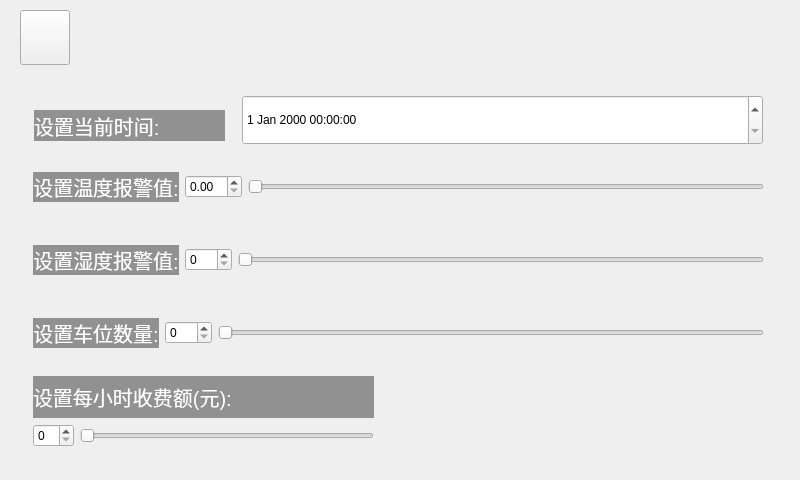
<?xml version="1.0" encoding="UTF-8"?>
<ui version="4.0">
 <class>setting</class>
 <widget class="QWidget" name="setting">
  <property name="geometry">
   <rect>
    <x>0</x>
    <y>0</y>
    <width>800</width>
    <height>480</height>
   </rect>
  </property>
  <property name="minimumSize">
   <size>
    <width>800</width>
    <height>480</height>
   </size>
  </property>
  <property name="maximumSize">
   <size>
    <width>800</width>
    <height>480</height>
   </size>
  </property>
  <property name="windowTitle">
   <string>Form</string>
  </property>
  <widget class="QPushButton" name="pushButton">
   <property name="geometry">
    <rect>
     <x>20</x>
     <y>10</y>
     <width>50</width>
     <height>55</height>
    </rect>
   </property>
   <property name="minimumSize">
    <size>
     <width>50</width>
     <height>55</height>
    </size>
   </property>
   <property name="maximumSize">
    <size>
     <width>50</width>
     <height>55</height>
    </size>
   </property>
   <property name="focusPolicy">
    <enum>Qt::NoFocus</enum>
   </property>
   <property name="styleSheet">
    <string notr="true">border-image: url(:/icon/icon/back1.png);</string>
   </property>
   <property name="text">
    <string/>
   </property>
  </widget>
  <widget class="QWidget" name="layoutWidget">
   <property name="geometry">
    <rect>
     <x>33</x>
     <y>157</y>
     <width>731</width>
     <height>61</height>
    </rect>
   </property>
   <layout class="QGridLayout" name="gridLayout">
    <item row="0" column="0">
     <widget class="QLabel" name="label_2">
      <property name="font">
       <font>
        <pointsize>15</pointsize>
       </font>
      </property>
      <property name="styleSheet">
       <string notr="true">color: rgb(255, 255, 255);
background-color: rgba(0, 0, 0, 100);</string>
      </property>
      <property name="text">
       <string>设置温度报警值:</string>
      </property>
      <property name="alignment">
       <set>Qt::AlignCenter</set>
      </property>
     </widget>
    </item>
    <item row="0" column="1">
     <widget class="QDoubleSpinBox" name="temp_doubleSpinBox">
      <property name="focusPolicy">
       <enum>Qt::ClickFocus</enum>
      </property>
     </widget>
    </item>
    <item row="0" column="2">
     <widget class="QSlider" name="temp_horizontalSlider">
      <property name="minimumSize">
       <size>
        <width>0</width>
        <height>0</height>
       </size>
      </property>
      <property name="focusPolicy">
       <enum>Qt::ClickFocus</enum>
      </property>
      <property name="minimum">
       <number>0</number>
      </property>
      <property name="maximum">
       <number>600</number>
      </property>
      <property name="pageStep">
       <number>1</number>
      </property>
      <property name="orientation">
       <enum>Qt::Horizontal</enum>
      </property>
      <property name="tickPosition">
       <enum>QSlider::NoTicks</enum>
      </property>
      <property name="tickInterval">
       <number>0</number>
      </property>
     </widget>
    </item>
   </layout>
  </widget>
  <widget class="QWidget" name="layoutWidget">
   <property name="geometry">
    <rect>
     <x>33</x>
     <y>303</y>
     <width>731</width>
     <height>61</height>
    </rect>
   </property>
   <layout class="QGridLayout" name="gridLayout_3">
    <item row="0" column="0">
     <widget class="QLabel" name="label_4">
      <property name="font">
       <font>
        <pointsize>15</pointsize>
       </font>
      </property>
      <property name="styleSheet">
       <string notr="true">color: rgb(255, 255, 255);
background-color: rgba(0, 0, 0, 100);</string>
      </property>
      <property name="text">
       <string>设置车位数量:</string>
      </property>
      <property name="alignment">
       <set>Qt::AlignCenter</set>
      </property>
     </widget>
    </item>
    <item row="0" column="1">
     <widget class="QSpinBox" name="garage_spinBox">
      <property name="focusPolicy">
       <enum>Qt::ClickFocus</enum>
      </property>
      <property name="maximum">
       <number>600</number>
      </property>
     </widget>
    </item>
    <item row="0" column="2">
     <widget class="QSlider" name="garage_horizontalSlider">
      <property name="minimumSize">
       <size>
        <width>0</width>
        <height>0</height>
       </size>
      </property>
      <property name="focusPolicy">
       <enum>Qt::ClickFocus</enum>
      </property>
      <property name="minimum">
       <number>0</number>
      </property>
      <property name="maximum">
       <number>600</number>
      </property>
      <property name="pageStep">
       <number>1</number>
      </property>
      <property name="orientation">
       <enum>Qt::Horizontal</enum>
      </property>
      <property name="tickPosition">
       <enum>QSlider::NoTicks</enum>
      </property>
      <property name="tickInterval">
       <number>0</number>
      </property>
     </widget>
    </item>
   </layout>
  </widget>
  <widget class="QWidget" name="layoutWidget">
   <property name="geometry">
    <rect>
     <x>33</x>
     <y>376</y>
     <width>341</width>
     <height>71</height>
    </rect>
   </property>
   <layout class="QGridLayout" name="gridLayout_4">
    <item row="0" column="0" colspan="2">
     <widget class="QLabel" name="label_5">
      <property name="font">
       <font>
        <pointsize>15</pointsize>
       </font>
      </property>
      <property name="styleSheet">
       <string notr="true">color: rgb(255, 255, 255);
background-color: rgba(0, 0, 0, 100);</string>
      </property>
      <property name="text">
       <string>设置每小时收费额(元):</string>
      </property>
      <property name="alignment">
       <set>Qt::AlignLeading|Qt::AlignLeft|Qt::AlignVCenter</set>
      </property>
     </widget>
    </item>
    <item row="1" column="0">
     <widget class="QSpinBox" name="cost_spinBox">
      <property name="focusPolicy">
       <enum>Qt::ClickFocus</enum>
      </property>
      <property name="maximum">
       <number>80</number>
      </property>
     </widget>
    </item>
    <item row="1" column="1">
     <widget class="QSlider" name="cost_horizontalSlider">
      <property name="minimumSize">
       <size>
        <width>0</width>
        <height>0</height>
       </size>
      </property>
      <property name="focusPolicy">
       <enum>Qt::ClickFocus</enum>
      </property>
      <property name="minimum">
       <number>0</number>
      </property>
      <property name="maximum">
       <number>80</number>
      </property>
      <property name="pageStep">
       <number>1</number>
      </property>
      <property name="orientation">
       <enum>Qt::Horizontal</enum>
      </property>
      <property name="tickPosition">
       <enum>QSlider::NoTicks</enum>
      </property>
      <property name="tickInterval">
       <number>0</number>
      </property>
     </widget>
    </item>
   </layout>
  </widget>
  <widget class="QWidget" name="layoutWidget">
   <property name="geometry">
    <rect>
     <x>33</x>
     <y>230</y>
     <width>731</width>
     <height>61</height>
    </rect>
   </property>
   <layout class="QGridLayout" name="gridLayout_2">
    <item row="0" column="0">
     <widget class="QLabel" name="label_3">
      <property name="font">
       <font>
        <pointsize>15</pointsize>
       </font>
      </property>
      <property name="styleSheet">
       <string notr="true">color: rgb(255, 255, 255);
background-color: rgba(0, 0, 0, 100);</string>
      </property>
      <property name="text">
       <string>设置湿度报警值:</string>
      </property>
      <property name="alignment">
       <set>Qt::AlignCenter</set>
      </property>
     </widget>
    </item>
    <item row="0" column="1">
     <widget class="QSpinBox" name="hum_spinBox">
      <property name="focusPolicy">
       <enum>Qt::ClickFocus</enum>
      </property>
      <property name="maximum">
       <number>100</number>
      </property>
     </widget>
    </item>
    <item row="0" column="2">
     <widget class="QSlider" name="hum_horizontalSlider">
      <property name="minimumSize">
       <size>
        <width>0</width>
        <height>0</height>
       </size>
      </property>
      <property name="focusPolicy">
       <enum>Qt::ClickFocus</enum>
      </property>
      <property name="minimum">
       <number>0</number>
      </property>
      <property name="maximum">
       <number>100</number>
      </property>
      <property name="pageStep">
       <number>1</number>
      </property>
      <property name="orientation">
       <enum>Qt::Horizontal</enum>
      </property>
      <property name="tickPosition">
       <enum>QSlider::NoTicks</enum>
      </property>
      <property name="tickInterval">
       <number>0</number>
      </property>
     </widget>
    </item>
   </layout>
  </widget>
  <widget class="QLabel" name="label_6">
   <property name="geometry">
    <rect>
     <x>34</x>
     <y>110</y>
     <width>191</width>
     <height>31</height>
    </rect>
   </property>
   <property name="font">
    <font>
     <pointsize>15</pointsize>
    </font>
   </property>
   <property name="styleSheet">
    <string notr="true">color: rgb(255, 255, 255);
background-color: rgba(0, 0, 0, 100);</string>
   </property>
   <property name="text">
    <string>设置当前时间:</string>
   </property>
   <property name="alignment">
    <set>Qt::AlignLeading|Qt::AlignLeft|Qt::AlignVCenter</set>
   </property>
  </widget>
  <widget class="QDateTimeEdit" name="dateTimeEdit">
   <property name="geometry">
    <rect>
     <x>242</x>
     <y>95</y>
     <width>521</width>
     <height>50</height>
    </rect>
   </property>
   <property name="minimumSize">
    <size>
     <width>500</width>
     <height>50</height>
    </size>
   </property>
   <property name="focusPolicy">
    <enum>Qt::ClickFocus</enum>
   </property>
  </widget>
 </widget>
 <resources/>
 <connections/>
</ui>
